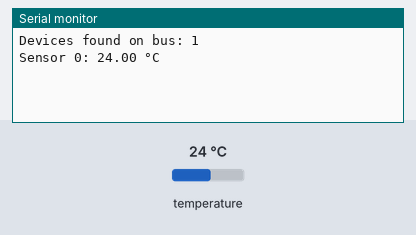
A sketch run on a simulated Arduino Uno, built with avr-gcc and run on an emulated ATmega328P. Shown: the last lines printed to the serial monitor. Inputs (shaded band) come from the test bench; at power-on: temperature 24 °C.

Above: at 2.2 s.
2.3 s: temperature set to 12 °C
At 5.0 s:
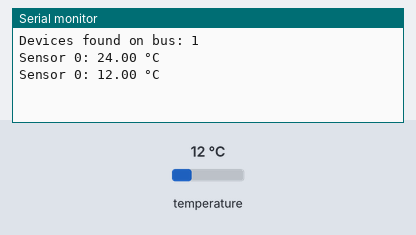
6.0 s: temperature set to 19 °C
At 8.3 s:
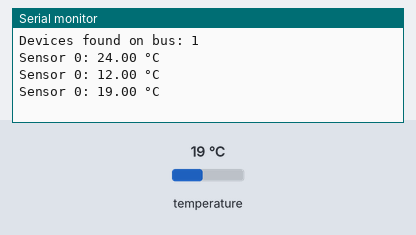
Timing chart, 0 to 9.8 s (numbered marks = the images above; inputs shaded):
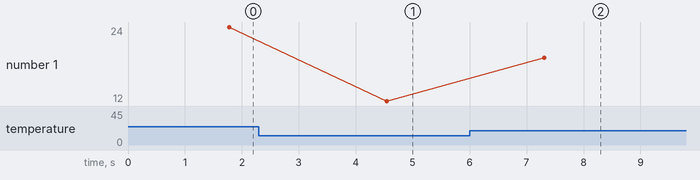

Measured:
- after the input at 2.3 s, the serial monitor: prints a new line after 2.2 s (image 1)
- after the input at 6.0 s, the serial monitor: prints a new line after 1.3 s (image 2)
- plotted number 1: 24 → 12 after the input at 2.3 s, 12 → 19 after the input at 6.0 s

The sketch:

simpleTemp.ino
```cpp
#include <OneWire.h>
#include <DallasTemperature.h>

// Data wire connected to A2
#define ONE_WIRE_BUS A2

// Setup a oneWire instance and DallasTemperature instance
OneWire oneWire(ONE_WIRE_BUS);
DallasTemperature sensors(&oneWire);

void setup() {
  Serial.begin(9600);
  delay(1000); // Let serial settle

  sensors.begin();
  Serial.print("Devices found on bus: ");
  Serial.println(sensors.getDeviceCount());
}

void loop() {
  sensors.requestTemperatures(); // Send command to get temperatures

  int deviceCount = sensors.getDeviceCount();
  for (int i = 0; i < deviceCount; i++) {
    float tempC = sensors.getTempCByIndex(i);
    Serial.print("Sensor ");
    Serial.print(i);
    Serial.print(": ");
    if (tempC == DEVICE_DISCONNECTED_C) {
      Serial.println("Not detected.");
    } else {
      Serial.print(tempC);
      Serial.println(" °C");
    }
  }

  delay(2000); // Read every 2 seconds
}
```
